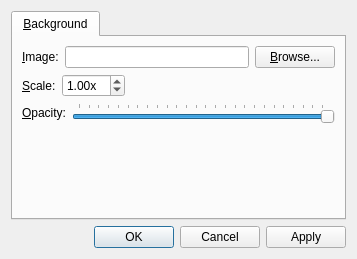
<ui version="4.0" >
 <class>GardenProperties</class>
 <widget class="QWidget" name="GardenProperties" >
  <property name="geometry" >
   <rect>
    <x>0</x>
    <y>0</y>
    <width>357</width>
    <height>259</height>
   </rect>
  </property>
  <property name="windowTitle" >
   <string>Garden Properties</string>
  </property>
  <layout class="QVBoxLayout" >
   <item>
    <widget class="QTabWidget" name="tabWidget" >
     <property name="currentIndex" >
      <number>0</number>
     </property>
     <widget class="QWidget" name="tab" >
      <attribute name="title" >
       <string>&amp;Background</string>
      </attribute>
      <layout class="QVBoxLayout" >
       <item>
        <layout class="QHBoxLayout" >
         <item>
          <widget class="QLabel" name="label_3" >
           <property name="text" >
            <string>&amp;Image:</string>
           </property>
           <property name="buddy" >
            <cstring>backgroundImageEdit</cstring>
           </property>
          </widget>
         </item>
         <item>
          <layout class="QHBoxLayout" >
           <item>
            <widget class="QLineEdit" name="backgroundImageEdit" >
             <property name="text" >
              <string/>
             </property>
            </widget>
           </item>
           <item>
            <widget class="QPushButton" name="browseBackgroundButton" >
             <property name="text" >
              <string>&amp;Browse...</string>
             </property>
            </widget>
           </item>
          </layout>
         </item>
        </layout>
       </item>
       <item>
        <layout class="QHBoxLayout" >
         <item>
          <widget class="QLabel" name="label" >
           <property name="text" >
            <string>&amp;Scale:</string>
           </property>
           <property name="buddy" >
            <cstring>scaleSpinBox</cstring>
           </property>
          </widget>
         </item>
         <item>
          <widget class="QDoubleSpinBox" name="scaleSpinBox" >
           <property name="prefix" >
            <string/>
           </property>
           <property name="suffix" >
            <string>x</string>
           </property>
           <property name="singleStep" >
            <double>0.100000000000000</double>
           </property>
           <property name="value" >
            <double>1.000000000000000</double>
           </property>
          </widget>
         </item>
         <item>
          <spacer>
           <property name="orientation" >
            <enum>Qt::Horizontal</enum>
           </property>
           <property name="sizeHint" >
            <size>
             <width>40</width>
             <height>20</height>
            </size>
           </property>
          </spacer>
         </item>
        </layout>
       </item>
       <item>
        <layout class="QHBoxLayout" >
         <item>
          <widget class="QLabel" name="label_2" >
           <property name="text" >
            <string>&amp;Opacity:</string>
           </property>
           <property name="buddy" >
            <cstring>opacitySlider</cstring>
           </property>
          </widget>
         </item>
         <item>
          <widget class="QSlider" name="opacitySlider" >
           <property name="maximum" >
            <number>255</number>
           </property>
           <property name="sliderPosition" >
            <number>255</number>
           </property>
           <property name="orientation" >
            <enum>Qt::Horizontal</enum>
           </property>
           <property name="invertedAppearance" >
            <bool>false</bool>
           </property>
           <property name="invertedControls" >
            <bool>false</bool>
           </property>
           <property name="tickPosition" >
            <enum>QSlider::TicksAbove</enum>
           </property>
          </widget>
         </item>
        </layout>
       </item>
       <item>
        <spacer>
         <property name="orientation" >
          <enum>Qt::Vertical</enum>
         </property>
         <property name="sizeHint" >
          <size>
           <width>20</width>
           <height>40</height>
          </size>
         </property>
        </spacer>
       </item>
      </layout>
     </widget>
    </widget>
   </item>
   <item>
    <widget class="QDialogButtonBox" name="buttonBox" >
     <property name="orientation" >
      <enum>Qt::Horizontal</enum>
     </property>
     <property name="standardButtons" >
      <set>QDialogButtonBox::Apply|QDialogButtonBox::Cancel|QDialogButtonBox::NoButton|QDialogButtonBox::Ok</set>
     </property>
     <property name="centerButtons" >
      <bool>false</bool>
     </property>
    </widget>
   </item>
  </layout>
 </widget>
 <tabstops>
  <tabstop>backgroundImageEdit</tabstop>
  <tabstop>browseBackgroundButton</tabstop>
  <tabstop>scaleSpinBox</tabstop>
  <tabstop>buttonBox</tabstop>
  <tabstop>tabWidget</tabstop>
 </tabstops>
 <resources/>
 <connections/>
</ui>
